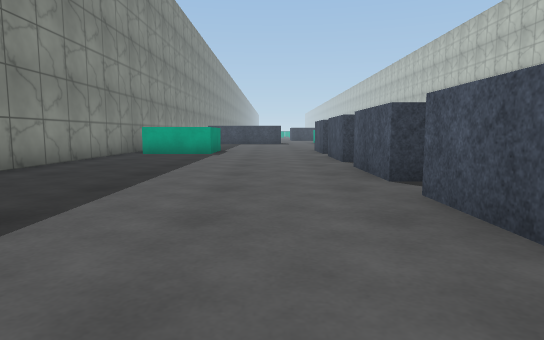
[1] (above)

16 first-person views from a walk through a Unity game level. The camera is 0.62 m above the floor, tilts 6° down and sees 75° across. The floor is counted in squares, 1 m on a side. Each view is taken from the middle of a square. On the plan, view 1 faces up. The plan holds only what a view shows up to about 10 squares ahead; the rest is blank. The place goes on beyond the plan. The player is left out. Some surface patterns are stand-ins.

[2]
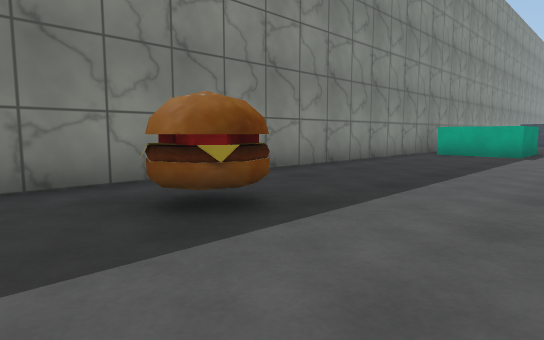

[3]
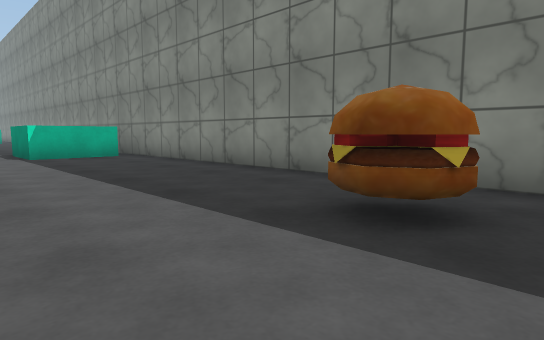

[4]
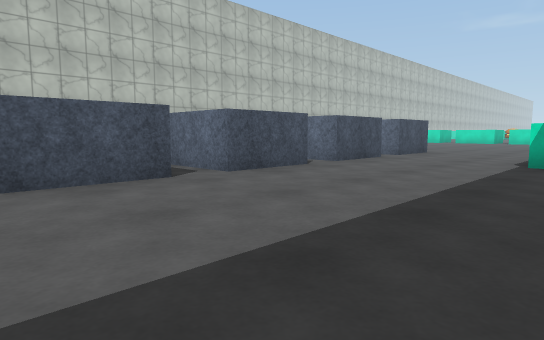

[5]
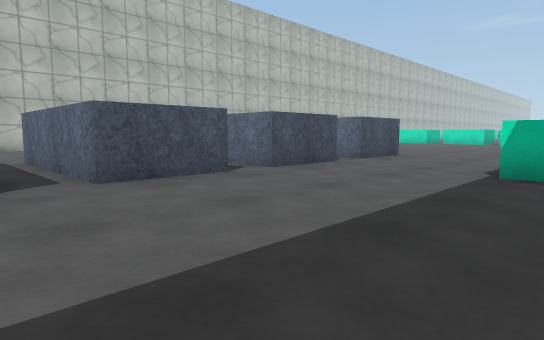

[6]
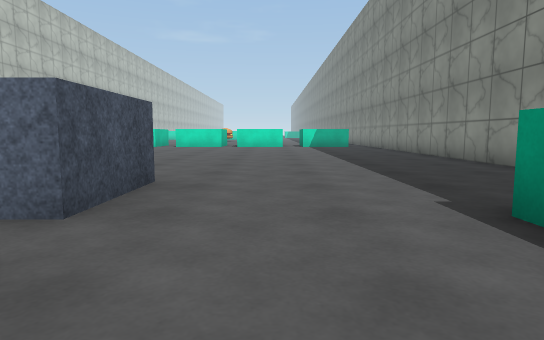

[7]
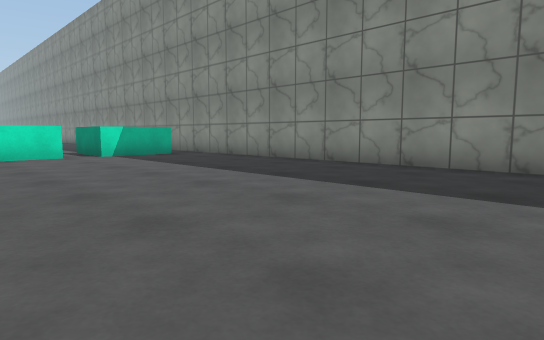

[8]
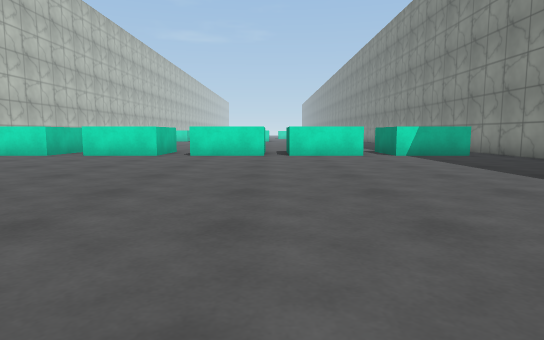

[9]
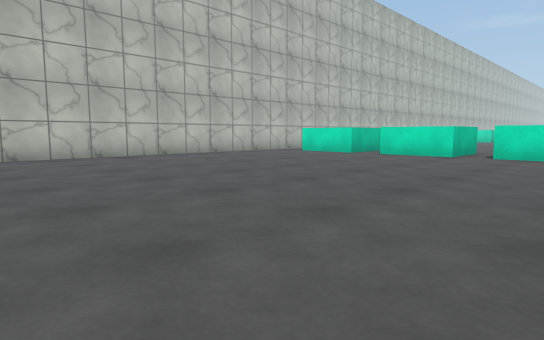

[10]
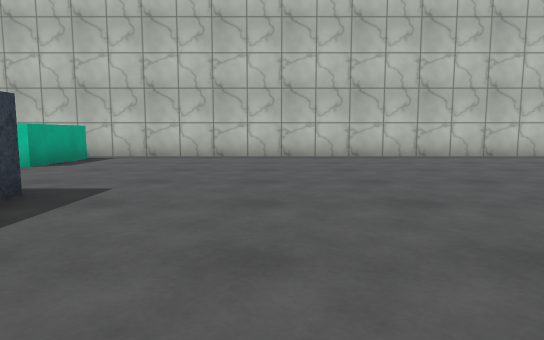

[11]
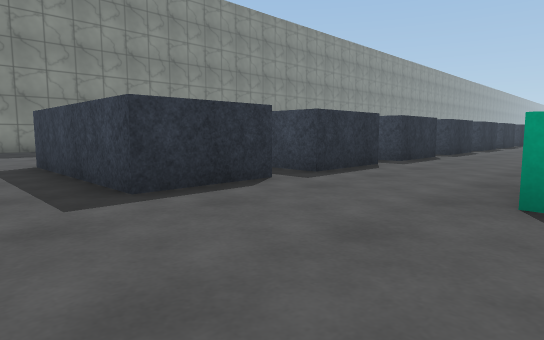

[12]
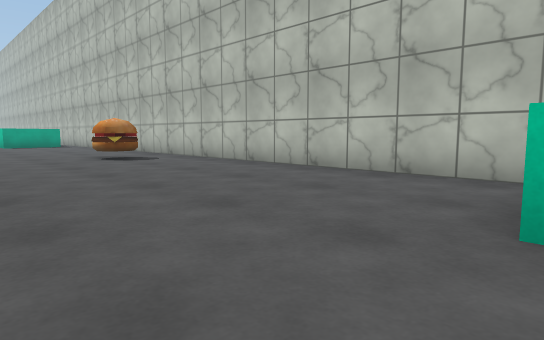

[13]
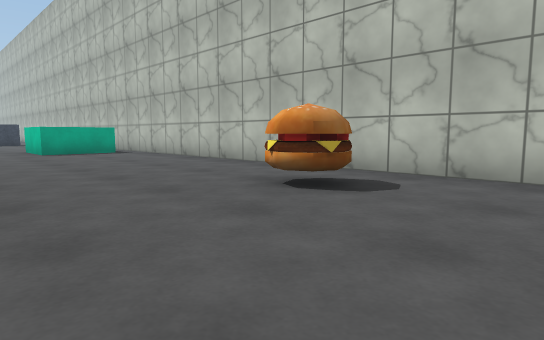

[14]
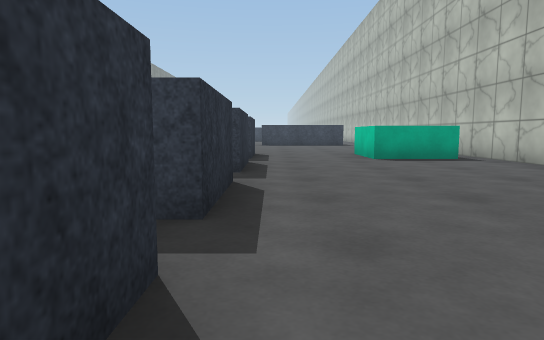

[15]
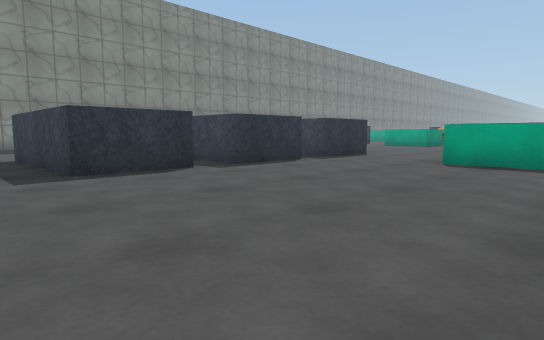

[16]
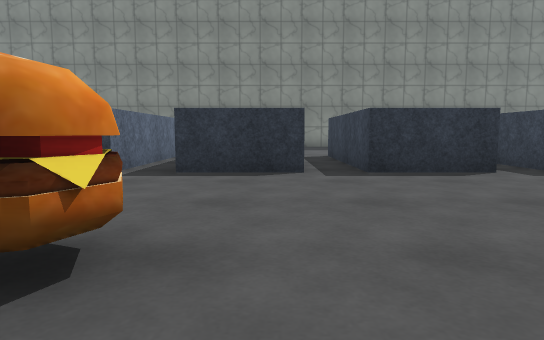

### Floor plan
Points are (right, up) in squares from view 1. A wall is a line through its corners. A room is listed if a view was taken in it or the views show most of it. See-through windows are left out.
Room 1 (views 1, 2, 3, 4, 5, 6, 7, 8, 9, 10, 11, 12, 13, 14, 15, 16)
walls: (1.5, -4.6) (1.5, -2.5) (5.5, -2.5) (5.5, -4.5) (4.9, -4.5); (5.5, -5.4) (5.5, -7.5) (4.5, -7.5); (1.5, -7.6) (1.5, -5.5) (2.9, -5.5); (1.5, -1.6) (1.5, 0.5); (5.5, -8.5) (5.5, -10.5) (1.5, -10.5) (1.5, -8.5) (2.2, -8.5); (1.8, 0.5) (5.5, 0.5); (1.5, 1.9) (1.5, 3.5); (5.5, 3.6) (5.5, 1.5); (-4.4, -12.4) (-4.4, -22.1); (-4.4, 2.5) (-4.4, -6.9); (5.5, 6.6) (5.5, 4.5) (1.5, 4.5) (1.5, 6.5); (11.2, 4) (11.2, 12); (1.5, 7.5) (1.5, 9.5); (5.5, 9.5) (5.5, 7.5) (3.9, 7.5); (-4.4, 10.1) (-4.4, 4); (11.2, -20.1) (11.2, 2.4); (5.5, 12.1) (5.5, 10.5) (4.6, 10.5)
objects: block (-3, -22) to (-2, -22); block (-3, -8) to (-2, -7); other object (-3, 2) to (-2, 2); block (-3, 11) to (-2, 12); block (0, -22) to (1, -22); block (3, -22) to (4, -22); block (5, -22) to (7, -22); block (8, -22) to (10, -22); block (9, -8) to (10, -7); other object (9, 2) to (10, 2); block (9, 11) to (10, 12)

Positions as (right, up) in squares from view 1, and headings:
1: (0, 0), facing up
2: (0, 0), facing up-left
3: (0, 3), facing down-left
4: (-3, 1), facing down-right
5: (-3, -1), facing down-right
6: (0, -6), facing down
7: (2, -12), facing down-left
8: (2, -12), facing down
9: (2, -12), facing down-right
10: (2, -13), facing right
11: (9, -12), facing up-left
12: (6, -7), facing up-right
13: (6, -1), facing up-right
14: (6, 2), facing up
15: (11, 3), facing up-left
16: (11, 3), facing left
